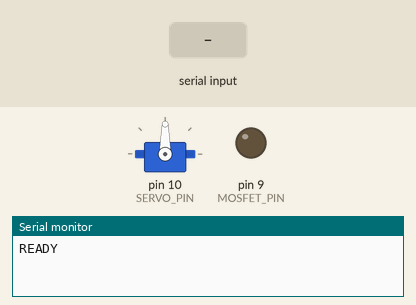
This sketch was run on a simulated Arduino Mega 2560, built with avr-gcc and run on an emulated ATmega2560. Shown: servo, output pins drawn as LEDs (lit = HIGH), the last lines printed to the serial monitor. The inputs (shaded band) are chosen by the test bench.

Above: at 1.2 s.
1.3 s: "O" received over Serial
At 2.6 s:
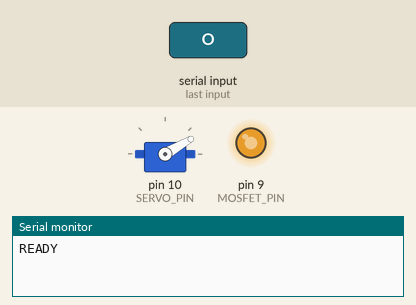
4.3 s: "S" received over Serial
At 5.1 s:
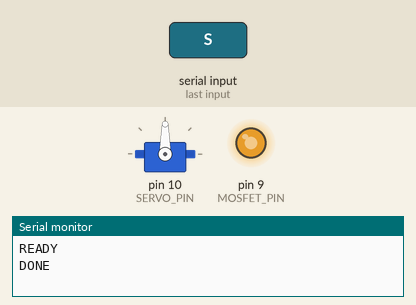
7.3 s: "T" received over Serial
At 8.5 s:
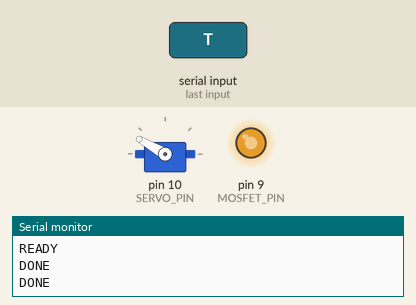
Timing chart, 0 to 10.4 s (numbered marks = the images above; inputs shaded):
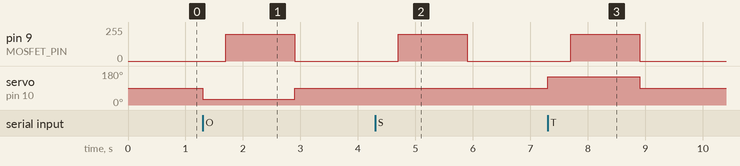

The sketch:

sorter_arduino.ino
```cpp
// sorter_arduino.ino
// USB Serial from Jetson -> Arduino Mega -> MOSFET DC Motor + Servo Arm

#include <Servo.h>

// --- PINS ---
const int MOSFET_PIN = 9;   // PWM -> AOD609A gate (conveyor DC motor)
const int SERVO_PIN  = 10;  // Servo arm (sorts to 3 bins)

// --- TUNING ---
const int CONVEYOR_SPEED = 200;    // 0-255 PWM duty
const int SORT_RUN_MS    = 1200;   // Conveyor on time per object
const int SERVO_SETTLE_MS = 400;   // Wait for arm to swing

// Servo positions (degrees) -- one per bin
const int POS_CIRCLE   = 30;
const int POS_SQUARE   = 90;
const int POS_TRIANGLE = 150;
const int POS_HOME     = 90;

Servo armServo;

void setup() {
  Serial.begin(9600);
  pinMode(MOSFET_PIN, OUTPUT);
  analogWrite(MOSFET_PIN, 0); // Motor off

  armServo.attach(SERVO_PIN);
  armServo.write(POS_HOME);

  Serial.println("READY");
}

void loop() {
  if (Serial.available() > 0) {
    char cmd = Serial.read();
    int target = -1;

    // Match shape codes from final_sorter_usb.py
    if      (cmd == 'O') target = POS_CIRCLE;
    else if (cmd == 'S') target = POS_SQUARE;
    else if (cmd == 'T') target = POS_TRIANGLE;
    else return; // Ignore newlines / unknown chars

    sortObject(target);

    // Tell Python we're done so it stops blocking
    Serial.println("DONE");
  }
}

void sortObject(int angle) {
  // 1. Swing arm to bin
  armServo.write(angle);
  delay(SERVO_SETTLE_MS);

  // 2. Run conveyor to push object off
  analogWrite(MOSFET_PIN, CONVEYOR_SPEED);
  delay(SORT_RUN_MS);
  analogWrite(MOSFET_PIN, 0);

  // 3. Return arm to center
  armServo.write(POS_HOME);
  delay(SERVO_SETTLE_MS);
}
```

Measured:
- after the input at 1.3 s, pin 9 (MOSFET_PIN): 0/255 → 200/255 after 0.40 s, → 0/255 1.2 s later; servo on pin 10 (SERVO_PIN): 90° → 30° at once, → 90° 1.6 s later
- after the input at 4.3 s, pin 9 (MOSFET_PIN): 0/255 → 200/255 after 0.40 s, → 0/255 1.2 s later
- after the input at 7.3 s, pin 9 (MOSFET_PIN): 0/255 → 200/255 after 0.40 s, → 0/255 1.2 s later; servo on pin 10 (SERVO_PIN): 90° → 150° at once, → 90° 1.6 s later
